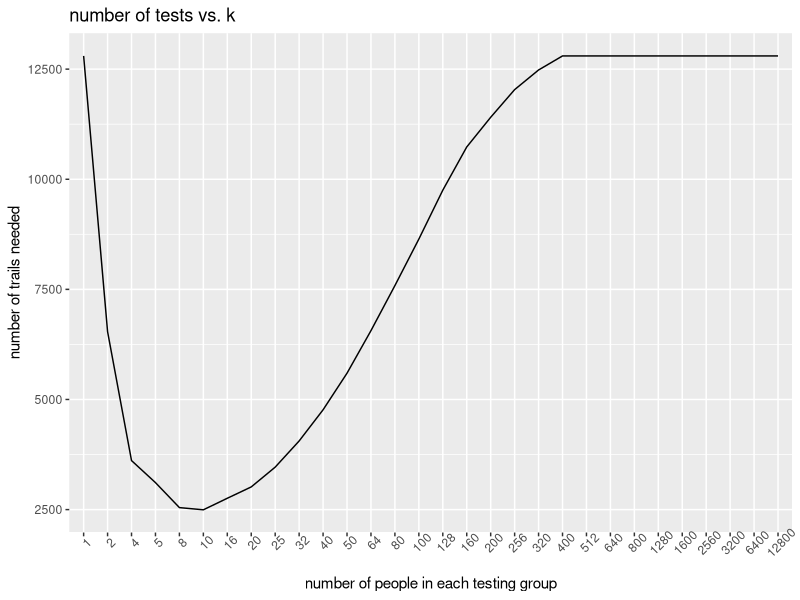

Source code (R): (Note: a time limit stopped this script after it produced the figure.)
## ---- chunk 1
library(ggplot2)

n = 12800            # number of donations
ratio = 0.011        # estimate infection rate
iterations = 200     # number of trial for each possible k

# this function calculates integer factors of a number
factorize <- function(x) {
  x <- as.integer(x)
  div <- seq_len(abs(x))
  factors <- div[x %% div == 0L]
  return(factors)
}

# this function calculates
calculate_times <- function(list,k){
  sum = 0
  for (i in 1:length(list)){
    if(sum(unlist(list[i]))==0){     # if the blood sample passes test
      sum = sum+1
    }else{                           # if the blood sample is infected
      sum = sum+k
    }
  }
  return(sum)
}

ks <- factorize(n)   # generate possible factors of n as possible k
## ---- chunk 2
min= n
output_k = c()
output_trial = c()
for(k in ks){
  pieces = n/k     # calculate number of groups based on k
  group = rep(1:pieces,each=k) # factors for sample split
  count = c()      # vector to contain all intermediate result
  for (l in 1:iterations){
    sample <- rbinom(n,1,ratio)   # generate random samples 
    sample_splits <- split(sample,group) # split sample
    count = c(count, calculate_times(sample_splits,k)) # calculate number of trails 
  }
  if(mean(count)<min){   # median
    min = mean(count)
    min_k = k
  }
  output_k <- c(output_k,k)
  output_trial <- c(output_trial,median(count))
}


# plot number of trials for different possible value of k
# notice x-axis as k -(number of people in each group) is factorized to make plot proportional
g <- ggplot()+geom_line(aes(x=as.factor(output_k),y=output_trial,group=1))+theme(axis.text.x = element_text(angle=45))
g <- g+xlab("number of people in each testing group")+ylab("number of trails needed")+ggtitle("number of tests vs. k")
g
## ---- chunk 3
optimal_k = c()
df = data.frame()
# second approach calculate what is the best possible k for different samples
for (i in 1:iterations){
  sample <- rbinom(n,1,ratio)   # generate random samples 
  count = c()      # vector to contain all intermediate result
  for(k in ks){
    pieces = n/k     # calculate number of groups based on k
    group = rep(1:pieces,each=k) # factors for sample split
    sample_splits <- split(sample,group) # split sample
    count = c(count, calculate_times(sample_splits,k)) # calculate number of trials needed for each k
  }
  local_best_n = min(count) # get the best k for each possible sample
  optimal_k <- c(optimal_k,ks[count==local_best_n])  # record the best k into vector
  df <- rbind(df,count)
}
names(df) <- ks

# line plot of # of tests vs. k
gg<- ggplot()+geom_line(aes(x=as.factor(ks),y=apply(df,2,mean)),group=1)+theme(axis.text.x = element_text(angle=45))
gg <- gg+xlab("number of people in each testing group")+ylab("number of trails needed")+ggtitle("number of tests vs. k")
gg
